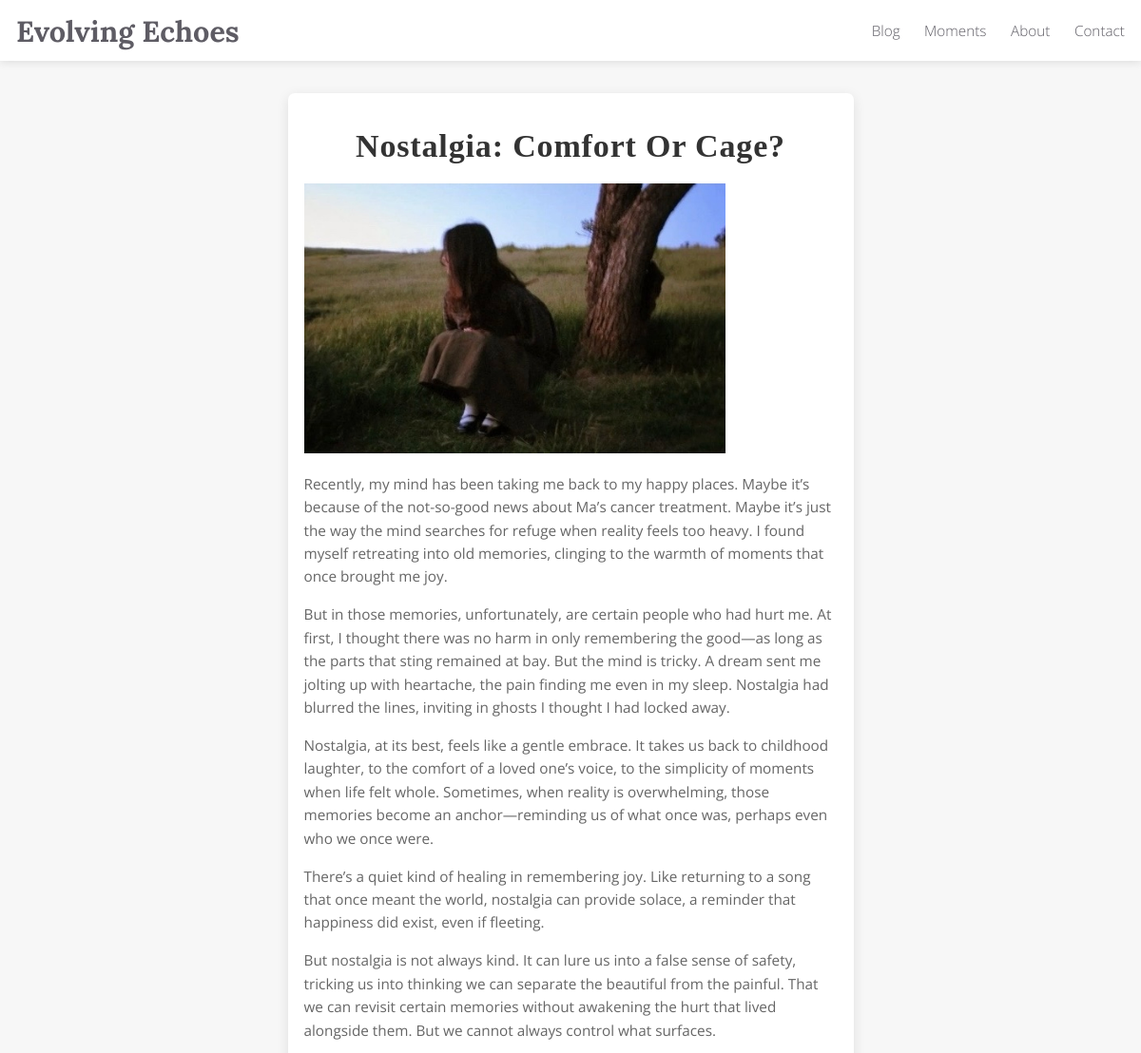
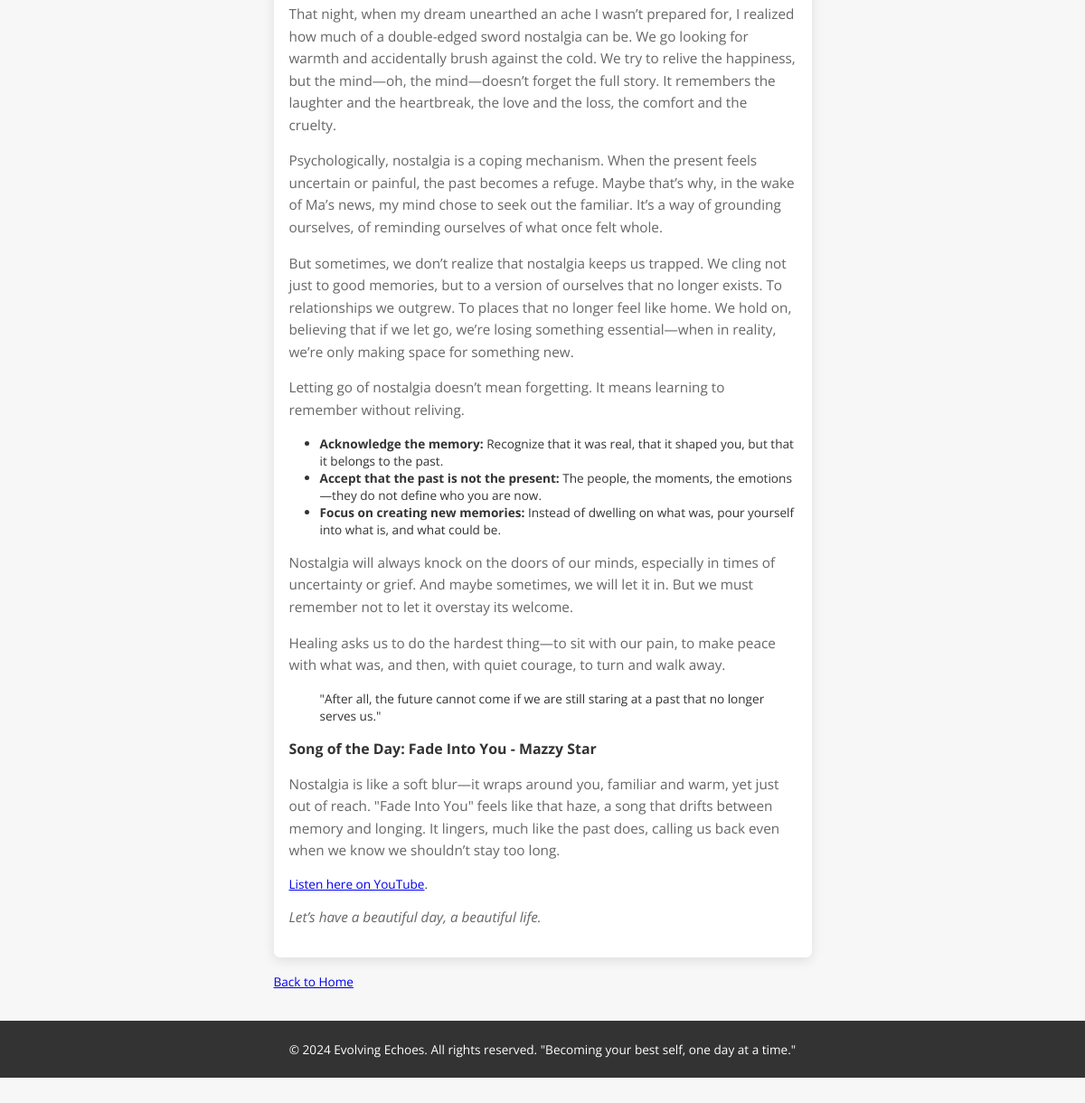
/6/, run on the app's committed database (2 pictures, top to bottom).
### blog/models.py (models this page shows, shortened)
class Post(models.Model):
    title = models.CharField(max_length=200)
    content = models.TextField()
    summary = models.TextField(default="Default summary")
    date_created = models.DateTimeField(auto_now_add=True)
    image = models.ImageField(upload_to='blog_images/', blank=True, null=True)
    youtube_link = models.URLField(blank=True, null =True)
    song_title = models.CharField(max_length=200, null=True, blank=True)  # Song title and artist
    song_message = models.TextField(null=True, blank=True)  # Custom message for the song section

### blog/views.py (the view)
# urls.py: path("<int:post_id>/", views.post_detail, name="post_detail"),
def post_detail(request, post_id):
    post = get_object_or_404(Post, id=post_id)
    return render(request, "blog/post_detail.html", {"post":post})

### blog/templates/blog/post_detail.html (shortened to what this page needs)
{% extends 'blog/base.html' %}
{% block content %}
<article>
        <h1>{{ post.title }}</h1>
        {% if post.image %}
            <img src="{{ post.image.url }}" alt="{{ post.title }}" style="max-width: 100%; height: auto;">
        {% endif %}
            {{ post.content|safe }}
    {% if post.song_title %}
    <h3>Song of the Day: {{ post.song_title }}</h3>
    {{ post.song_message|safe}}
    <p><em>Let’s have a beautiful day, a beautiful life.</em></p>
{% endif %}
</article>
<a href="/">Back to Home</a>
{% endblock %}

### blog/static/css/styles.css (style rules this page uses)
body { font-family: 'Open Sans', sans-serif; background-color: #f7f7f7; color: #333; display: flex; flex-direction: column; min-height: 100vh; margin: 0; zoom: 0.85; }
h1 { text-align: center; font-size: 2.5rem; font-weight: 700; margin: 20px 0; color: #333333; text-transform: capitalize; letter-spacing: 1px; line-height: 1.3; font-family: 'Georgia', 'Times New Roman', serif; }
article { background-color: #ffffff; padding: 20px; border-radius: 8px; margin-bottom: 20px; box-shadow: 0 4px 15px rgba(0, 0, 0, 0.1); }
article p { font-size: 18px; line-height: 1.6; color: #666; }

### data on the page
Post: title "Nostalgia: Comfort Or Cage?", image (picture), content "Recently, my mind has been taking me back to my happy places. Maybe it’s because of the not-so-good news about Ma’s cancer treatment. Maybe it’s just the way the mind searches for refuge when reality feels too heavy. I found myself retreating into old memories, clinging to the warmth of moments that once brought me joy. But in those memories, unfortunately, are certain people who had hurt me. At first, I thought there was no harm in only remembering the good—as long as the parts that sting remained at bay. But the mind is tricky. A dream sent me jolting up with heartache, the pain finding me even in my sleep. Nostalgia had blurred the lines, inviting in ghosts I thought I had locked away.…", song_title "Fade Into You - Mazzy Star", song_message "Nostalgia is like a soft blur—it wraps around you, familiar and warm, yet just out of reach. \"Fade Into You\" feels like that haze, a song that drifts between memory and longing. It lingers, much like the past does, calling us back even when we know we shouldn’t stay too long. Listen here on YouTube ."
